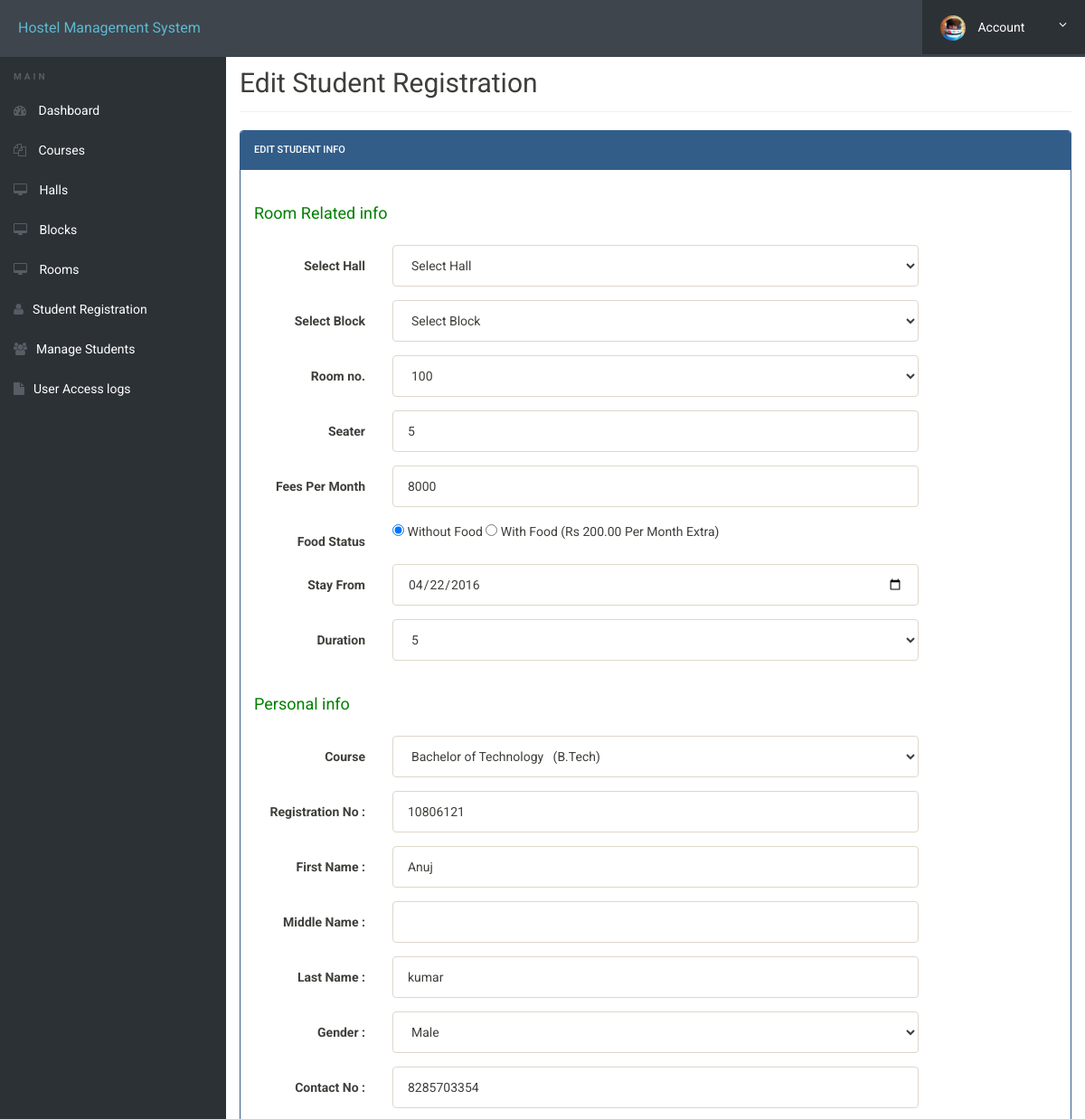
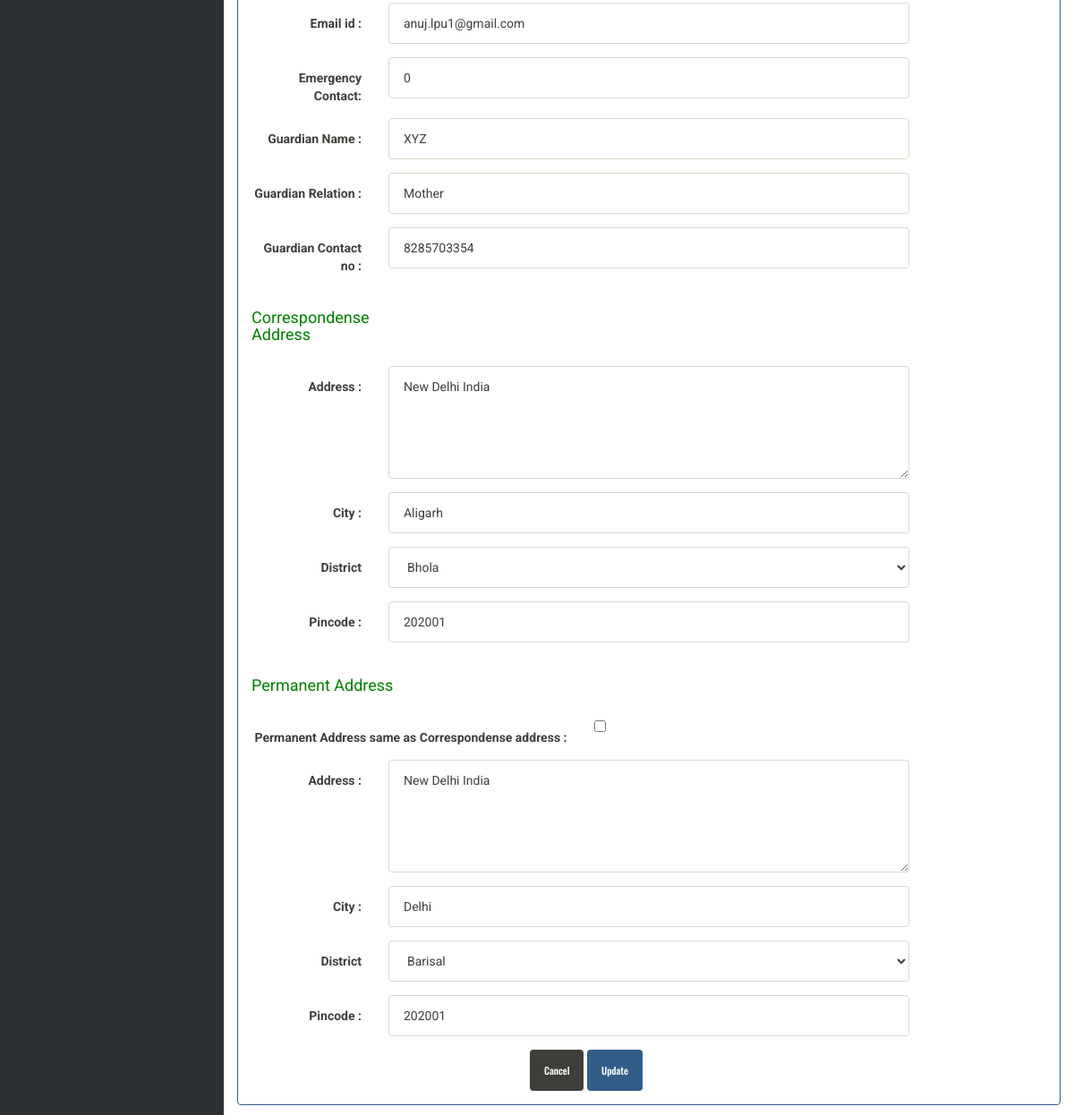
The page /admin/edit-student.php?id=6 (signed in) on the database its author committed (2 pictures, top to bottom).
### tables this page shows
CREATE TABLE `registration` (
  `id` int(11) NOT NULL,
  `hall_id` int(11) DEFAULT NULL,
  `block_id` int(11) DEFAULT NULL,
  `roomno` int(11) DEFAULT NULL,
  `seater` int(11) DEFAULT NULL,
  `feespm` int(11) DEFAULT NULL,
  `foodstatus` int(11) DEFAULT NULL,
  `stayfrom` date DEFAULT NULL,
  `duration` int(11) DEFAULT NULL,
  `course` varchar(500) DEFAULT NULL,
  `regno` int(11) DEFAULT NULL,
  `firstName` varchar(500) DEFAULT NULL,
  `middleName` varchar(500) DEFAULT NULL,
  `lastName` varchar(500) DEFAULT NULL,
  `gender` varchar(250) DEFAULT NULL,
  `contactno` bigint(11) DEFAULT NULL,
  `emailid` varchar(500) DEFAULT NULL,
  `profile_picture` varchar(255) DEFAULT NULL,
  `egycontactno` bigint(11) DEFAULT NULL,
  `guardianName` varchar(500) DEFAULT NULL,
  `guardianRelation` varchar(500) DEFAULT NULL,
  `guardianContactno` bigint(11) DEFAULT NULL,
  `corresAddress` varchar(500) DEFAULT NULL,
  `corresCIty` varchar(500) DEFAULT NULL,
  `corresState` varchar(500) DEFAULT NULL,
  `corresPincode` int(11) DEFAULT NULL,
  `pmntAddress` varchar(500) DEFAULT NULL,
  `pmntCity` varchar(500) DEFAULT NULL,
  `pmnatetState` varchar(500) DEFAULT NULL,
  `pmntPincode` int(11) DEFAULT NULL,
  `postingDate` timestamp NULL DEFAULT current_timestamp(),
  `updationDate` varchar(500) DEFAULT NULL,
  `corresDistrict` varchar(500) DEFAULT NULL,
  `pmnatetDistrict` varchar(500) DEFAULT NULL
);

### admin/edit-student.php (the view, shortened to what the rows shown need)
<?php
include('includes/config.php');
if (isset($_GET['id'])) {
    $id = intval($_GET['id']);
    $query = "SELECT * FROM registration WHERE id = ?";
    $stmt = $mysqli->prepare($query);
    $stmt->bind_param('i', $id);
    $stmt->execute();
    $result = $stmt->get_result();
    $student = $result->fetch_assoc();
}
?>
<!doctype html>
<html lang="en" class="no-js">
<head>
    <head>
        <link rel="stylesheet" href="css/font-awesome.min.css">
        <link rel="stylesheet" href="css/bootstrap.min.css">
        <link rel="stylesheet" href="css/dataTables.bootstrap.min.css">>
        <link rel="stylesheet" href="css/bootstrap-social.css">
        <link rel="stylesheet" href="css/bootstrap-select.css">
        <link rel="stylesheet" href="css/fileinput.min.css">
        <link rel="stylesheet" href="css/awesome-bootstrap-checkbox.css">
        <link rel="stylesheet" href="css/style.css">
    </head>
</head>
<body>
    <div class="ts-main-content">
        <div class="content-wrapper">
            <div class="container-fluid">
                <div class="row">
                    <div class="col-md-12">
                        <h2 class="page-title">Edit Student Registration</h2>
                        <div class="row">
                            <div class="col-md-12">
                                <div class="panel panel-primary">
                                    <div class="panel-body">
                                        <form method="post" action="" class="form-horizontal">
                                            <div class="form-group">
                                                <div class="col-sm-8">
                                                    <input type="text" name="seater" id="seater" class="form-control"
                                                        value="<?php echo $student['seater']; ?>">
                                                </div>
                                            </div>
                                            <div class="form-group">
                                                <div class="col-sm-8">
                                                    <input type="text" name="fpm" id="fpm" class="form-control"
                                                        value="<?php echo $student['feespm']; ?>">
                                                </div>
                                            </div>
                                            <div class="form-group">
                                                <div class="col-sm-8">
                                                    <input type="radio" value="0" name="foodstatus" <?php echo ($student['foodstatus'] == 0) ? 'checked' : ''; ?>> Without Food
                                                    <input type="radio" value="1" name="foodstatus" <?php echo ($student['foodstatus'] == 1) ? 'checked' : ''; ?>> With Food (Rs
                                                    200.00 Per Month Extra)
                                                </div>
                                            </div>
                                            <div class="form-group">
                                                <div class="col-sm-8">
                                                    <input type="date" name="stayf" id="stayf" class="form-control"
                                                        value="<?php echo $student['stayfrom']; ?>">
                                                </div>
                                            </div>
                                            <div class="form-group">
                                                <div class="col-sm-8">
                                                    <input type="text" name="regno" id="regno" class="form-control"
                                                        value="<?php echo $student['regno']; ?>" required="required">
                                                </div>
                                            </div>
                                            <div class="form-group">
                                                <div class="col-sm-8">
                                                    <input type="text" name="fname" id="fname" class="form-control"
                                                        value="<?php echo $student['firstName']; ?>"
                                                        required="required">
                                                </div>
                                            </div>
                                            <div class="form-group">
                                                <div class="col-sm-8">
                                                    <input type="text" name="lname" id="lname" class="form-control"
                                                        value="<?php echo $student['lastName']; ?>" required="required">
                                                </div>
                                            </div>
                                            <div class="form-group">
                                                <div class="col-sm-8">
                                                    <select name="gender" class="form-control" required="required">
                                                        <option value="male" <?php echo ($student['gender'] == 'male') ? 'selected' : ''; ?>>Male</option>
                                                    </select>
                                                </div>
                                            </div>
                                            <div class="form-group">
                                                <div class="col-sm-8">
                                                    <input type="text" name="contact" id="contact" class="form-control"
                                                        value="<?php echo $student['contactno']; ?>"
                                                        required="required">
                                                </div>
                                            </div>
                                            <div class="form-group">
                                                <div class="col-sm-8">
                                                    <input type="email" name="email" id="email" class="form-control"
                                                        value="<?php echo $student['emailid']; ?>" required="required">
                                                </div>
                                            </div>
                                            <div class="form-group">
                                                <div class="col-sm-8">
                                                    <input type="text" name="econtact" id="econtact"
                                                        class="form-control"
                                                        value="<?php echo $student['egycontactno']; ?>"
                                                        required="required">
                                                </div>
                                            </div>
                                            <div class="form-group">
                                                <div class="col-sm-8">
                                                    <input type="text" name="gname" id="gname" class="form-control"
                                                        value="<?php echo $student['guardianName']; ?>"
                                                        required="required">
                                                </div>
                                            </div>
                                            <div class="form-group">
                                                <div class="col-sm-8">
                                                    <input type="text" name="grelation" id="grelation"
                                                        class="form-control"
                                                        value="<?php echo $student['guardianRelation']; ?>"
                                                        required="required">
                                                </div>
                                            </div>
                                            <div class="form-group">
                                                <div class="col-sm-8">
                                                    <input type="text" name="gcontact" id="gcontact"
                                                        class="form-control"
                                                        value="<?php echo $student['guardianContactno']; ?>"
                                                        required="required">
                                                </div>
                                            </div>
                                            <div class="form-group">
                                                <div class="col-sm-8">
                                                    <textarea rows="5" name="address" id="address" class="form-control"
                                                        required="required"><?php echo $student['corresAddress']; ?></textarea>
                                                </div>
                                            </div>
                                            <div class="form-group">
                                                <div class="col-sm-8">
                                                    <input type="text" name="city" id="city" class="form-control"
                                                        value="<?php echo $student['corresCIty']; ?>"
                                                        required="required">
                                                </div>
                                            </div>
                                            <div class="form-group">
                                                <div class="col-sm-8">
                                                    <input type="text" name="pincode" id="pincode" class="form-control"
                                                        value="<?php echo $student['corresPincode']; ?>"
                                                        required="required">
                                                </div>
                                            </div>
                                            <div class="form-group">
                                                <div class="col-sm-8">
                                                    <textarea rows="5" name="paddress" id="paddress"
                                                        class="form-control"
                                                        required="required"><?php echo $student['pmntAddress']; ?></textarea>
                                                </div>
                                            </div>
                                            <div class="form-group">
                                                <div class="col-sm-8">
                                                    <input type="text" name="pcity" id="pcity" class="form-control"
                                                        value="<?php echo $student['pmntCity']; ?>" required="required">
                                                </div>
                                            </div>
                                            <div class="form-group">
                                                <div class="col-sm-8">
                                                    <input type="text" name="ppincode" id="ppincode"
                                                        class="form-control"
                                                        value="<?php echo $student['pmntPincode']; ?>"
                                                        required="required">
                                                </div>
                                            </div>
                                        </form>
                                    </div>
                                </div>
                            </div>
                        </div>
                    </div>
                </div>
            </div>
        </div>
    </div>
</body>
</html>

### rows shown on the page
registration: seater "5", fpm "8000", foodstatus "☑", stayf "04/22/2016", regno "10806121", fname "Anuj", lname "kumar", gender "Male", contact "8285703354", email "anuj.lpu1@gmail.com", econtact "0", gname "XYZ", grelation "Mother", gcontact "8285703354", address "New Delhi India", city "Aligarh", pincode "202001", paddress "New Delhi India", pcity "Delhi", ppincode "202001"

### other values the page prints
form field room "100"
form field duration "5"
form field course "Bachelor of Technology (B.Tech)"
form field district "Bhola"
form field pdistrict "Barisal"
